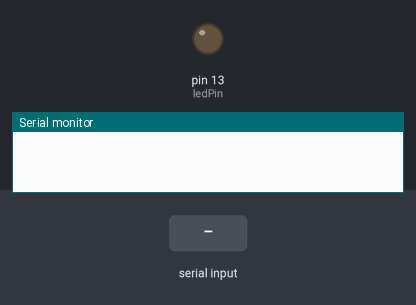
Bench run of a sketch on a simulated Arduino Uno, built with avr-gcc and run on an emulated ATmega328P. On the bench: output pins drawn as LEDs (lit = HIGH), the last lines printed to the serial monitor. Inputs (shaded band) come from the test bench.

Above: at 1.2 s.
1.3 s: "1" received over Serial
At 2.1 s:
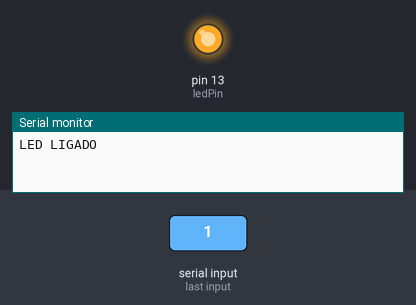
2.8 s: "2" received over Serial
At 3.2 s:
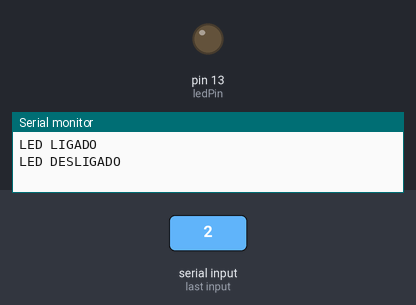
Timing chart, 0 to 5.8 s (numbered marks = the images above; inputs shaded):
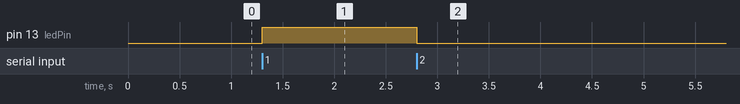

The sketch:

Led_13.ino
```cpp
int ledPin =  13;
void setup()
{
  Serial.begin(9600);
  pinMode(ledPin, OUTPUT);
}

void loop()
{
  int valor_recebido;
  valor_recebido = Serial.read();

  if(valor_recebido == '1')
  {
      digitalWrite(ledPin, HIGH);
      Serial.println("LED LIGADO");
  }
  if(valor_recebido == '2')
  {
      digitalWrite(ledPin, LOW);
      Serial.println("LED DESLIGADO");
  }
}
```

Measured:
- after the input at 1.3 s, pin 13 (ledPin): LOW → HIGH at once
- after the input at 2.8 s, pin 13 (ledPin): HIGH → LOW at once
